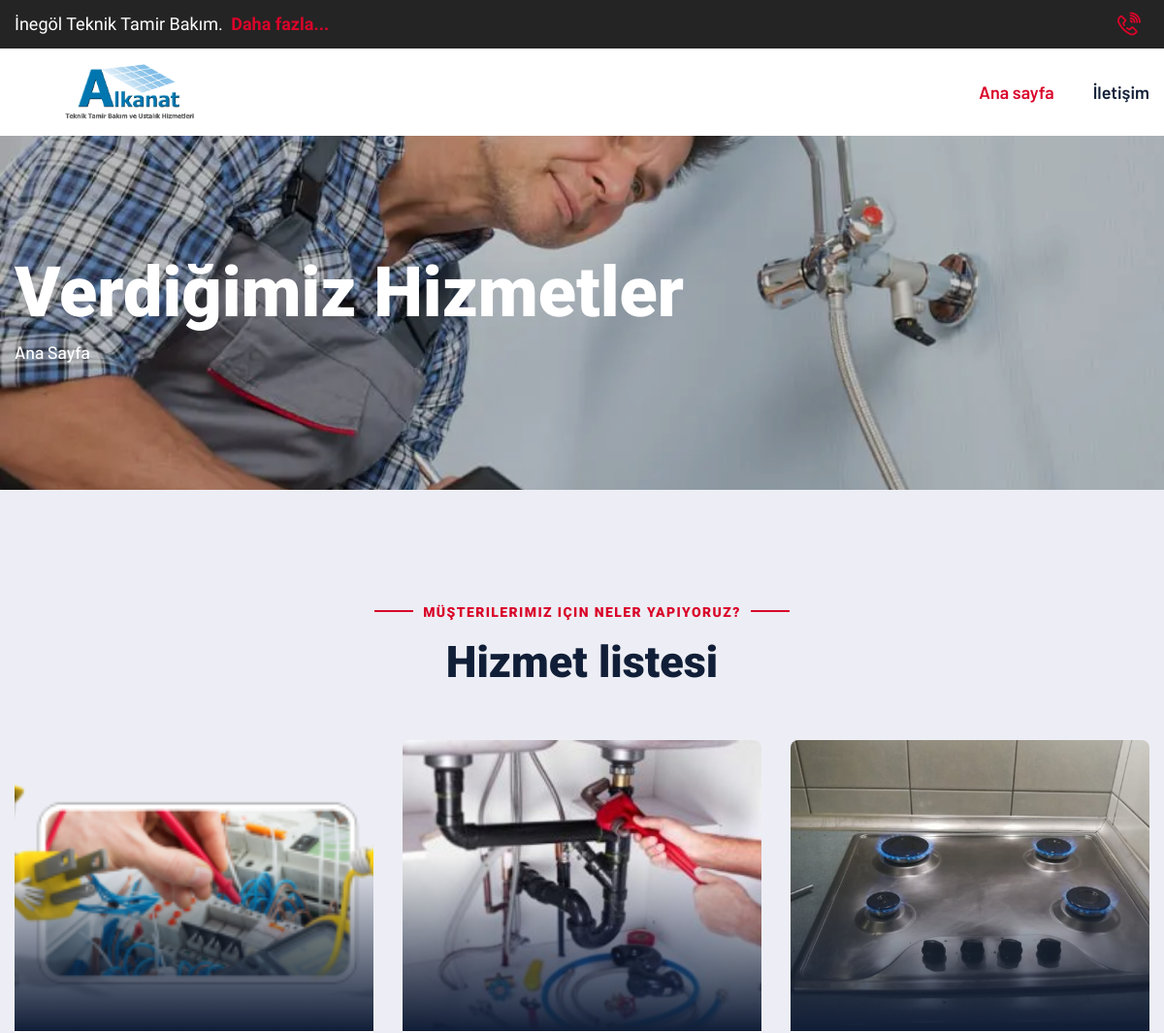
Before: / (upper part) with the older database file.
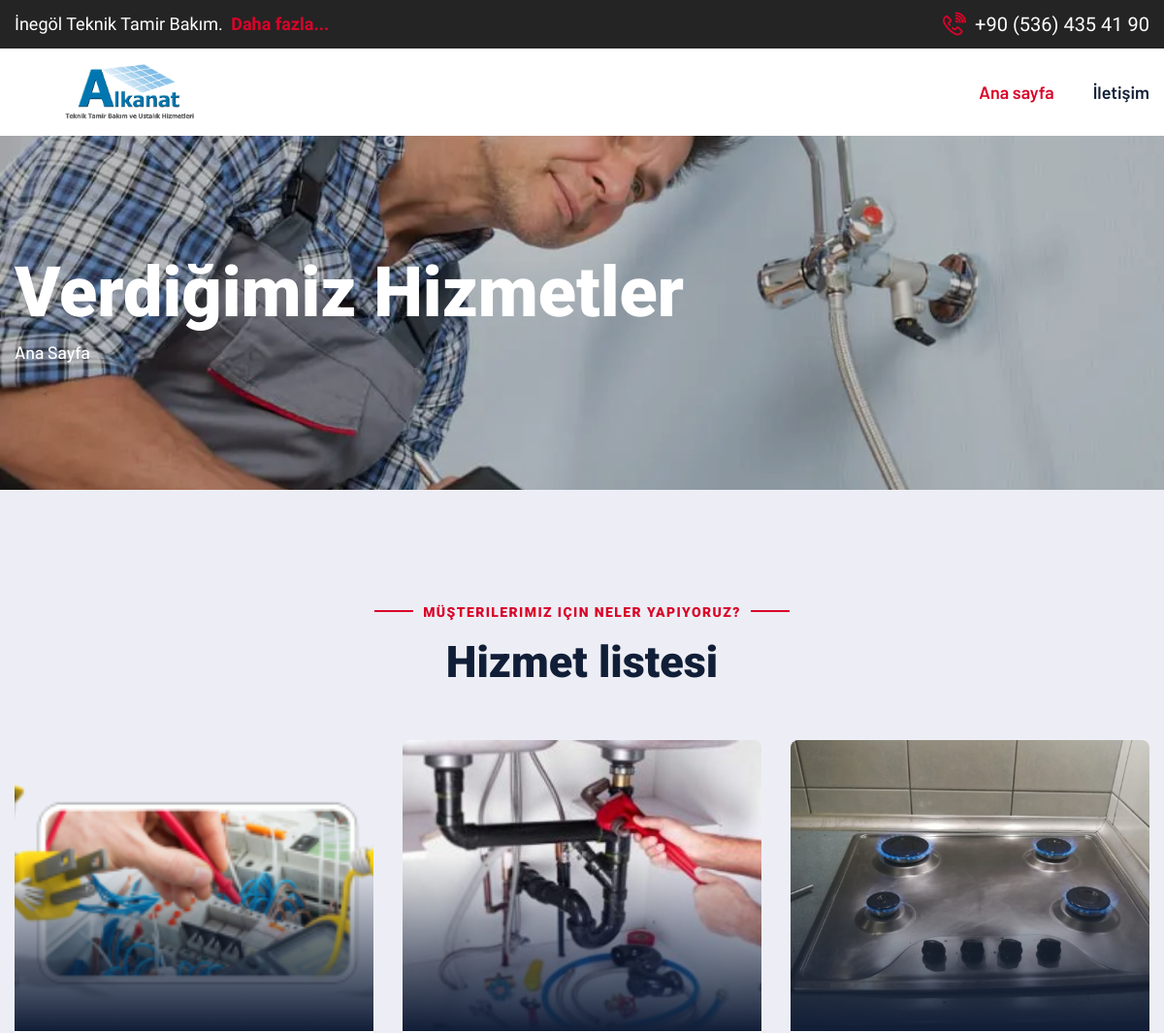
After: the same page with the newer database file.
### service/models.py (models this page shows, shortened)
class Service(models.Model):
    title = models.CharField('Başlık', max_length=255)
    slug = AutoSlugField('Slug', populate_from='title', unique=True)
    content = models.TextField('İçerik')
    excerpt = models.TextField('Kısa İçerik', blank=True, null=True)
    thumbnails = models.ManyToManyField(verbose_name='Görüntüler', to=Thumbnail, blank=True)
    def get_absolute_url(self):
        return reverse("service:service-detail", kwargs={"pk": self.pk})
    class Meta:
        verbose_name = 'Hizmet'
        verbose_name_plural = 'Hizmetler'

class Thumbnail(models.Model):
    image = models.ImageField('Görüntü', upload_to='service/thumbnails/')
    def __str__(self):
        return f'{self.image.url}'
    class Meta:
        verbose_name = 'Hizmet Görüntüsü'
        verbose_name_plural = 'Hizmet Görüntüleri'

class SingletonModel(models.Model):
    class Meta:
        abstract = True
    @classmethod
    def load(cls):
        obj, created = cls.objects.get_or_create(pk=1)
        return obj

class Settings(SingletonModel):
    contact_number = models.TextField('Telefon Numarası (0\'dan başlayan)', blank=True)
    contact_number_str = models.TextField('Telefon Numarası (Görsel İçerik)', blank=True)
    contact_number_wa = models.TextField('Telefon Numarası (Whatsapp 0\'dan başlayan)', blank=True)
    address = models.TextField('Adres', blank=True)
    email = models.EmailField('Kurumsal Eposta', blank=True)
    class Meta:
        verbose_name = 'Ayar'
        verbose_name_plural = 'Ayarlar'

### service/views.py (the view)
# urls.py: path('', views.HomeView.as_view(), name='home'),
class HomeView(generic.ListView):
    model = models.Service
    template_name = 'home.html'

### templatetags/__init__.py (called while the page is built)
@register.simple_tag
def get_setting(key):
	return getattr(Settings.load(), key, None)

### templates/home.html (shortened to what this page needs)
{% extends './origin/base.html' %}
{% load static %}
{% block content %}
  <section class="breadcrumb-area">
      <div class="breadcrumb-area-bg paroller" style="background-image: url({% static 'images/home-heading.webp' %})">
      </div>
      <div class="container">
          <div class="row">
              <div class="col-xl-12">
                  <div class="inner-content">
                      <div class="title">
                          <h2>
                              Verdiğimiz hizmetler
                          </h2>
                      </div>
                      <div class="breadcrumb-menu">
                          <ul>
                              <li>
                                  <a class="class" href="{% url 'service:home' %}">Ana sayfa</a>
                              </li>
                          </ul>
                      </div>
                  </div>
              </div>
          </div>
      </div>
  </section>
  <section class="service-page">
      <div class="container">
          <div class="sec-title text-center">
              <div class="sub-title">
                  <div class="border-left">
                  </div>
                  <h5>
                      Müşterilerimiz için neler yapıyoruz?
                  </h5>
                  <div class="border-right">
                  </div>
              </div>
              <h2>
                  Hizmet listesi
              </h2>
          </div>
          <div class="row">
              {% for object in object_list %}
                  <div class="col-xl-4 col-lg-6 col-md-6">
                      <div class="single-service-style7">
                          <div class="img-holder">
                              <div class="inner">
                                  <img src="{{ object.thumbnails.first }}" style="height: 300px; object-fit: cover" alt="no image">
                              </div>
                          </div>
                      </div>
                  </div>
              {% endfor %}
          </div>
      </div>
  </section>
{% endblock content %}

### templates/origin/base.html (shortened to what this page needs)
{% load static %}
<!DOCTYPE html>
<html lang="en">
      <head>
            <link rel="stylesheet"
                  href="https://cdnjs.cloudflare.com/ajax/libs/font-awesome/6.2.1/css/all.min.css"
/>
            <link rel="stylesheet"
                  href="{% static '' %}vendors/animate/animate.min.css"/>
            <link rel="stylesheet"
                  href="{% static '' %}vendors/animate/custom-animate.css"/>
            <link rel="stylesheet"
                  href="{% static '' %}vendors/bootstrap/css/bootstrap.min.css"/>
            <link rel="stylesheet"
                  href="{% static '' %}vendors/bxslider/jquery.bxslider.css"/>
            <link rel="stylesheet"
                  href="{% static '' %}vendors/fontawesome/css/all.min.css"/>
            <link rel="stylesheet"
                  href="{% static '' %}vendors/jquery-magnific-popup/jquery.magnific-popup.css"/>
            <link rel="stylesheet"
                  href="{% static '' %}vendors/jquery-ui/jquery-ui.css"/>
            <link rel="stylesheet"
                  href="{% static '' %}vendors/nice-select/nice-select.css"/>
            <link rel="stylesheet"
                  href="{% static '' %}vendors/odometer/odometer.min.css"/>
            <link rel="stylesheet"
                  href="{% static '' %}vendors/owl-carousel/owl.carousel.min.css"/>
            <link rel="stylesheet"
                  href="{% static '' %}vendors/owl-carousel/owl.theme.default.min.css"/>
            <link rel="stylesheet" href="{% static '' %}vendors/swiper/swiper.min.css" />
            <link rel="stylesheet" href="{% static '' %}vendors/vegas/vegas.min.css" />
            <link rel="stylesheet" href="{% static '' %}vendors/thm-icons/style.css">
            <link rel="stylesheet"
                  href="{% static '' %}vendors/language-switcher/polyglot-language-switcher.css">
            <link rel="stylesheet"
                  href="{% static '' %}vendors/fancybox/fancybox.min.css">
            <link rel="stylesheet" href="{% static '' %}vendors/aos/aos.css">
            <link rel="stylesheet"
                  href="{% static '' %}css/module-css/01-header-section.css">
            <link rel="stylesheet"
                  href="{% static '' %}css/module-css/02-banner-section.css">
            <link rel="stylesheet"
                  href="{% static '' %}css/module-css/03-about-section.css">
            <link rel="stylesheet"
                  href="{% static '' %}css/module-css/04-fact-counter-section.css">
            <link rel="stylesheet"
                  href="{% static '' %}css/module-css/05-testimonial-section.css">
            <link rel="stylesheet"
                  href="{% static '' %}css/module-css/06-partner-section.css">
            <link rel="stylesheet"
                  href="{% static '' %}css/module-css/07-footer-section.css">
            <link rel="stylesheet"
                  href="{% static '' %}css/module-css/08-blog-section.css">
            <link rel="stylesheet"
                  href="{% static '' %}css/module-css/09-breadcrumb-section.css">
            <link rel="stylesheet" href="{% static '' %}css/module-css/10-contact.css">
            <link rel="stylesheet" href="{% static '' %}css/style.css" />
            <link rel="stylesheet" href="{% static '' %}css/responsive.css" />
            <link rel="stylesheet" href="{% static '' %}css/custom.css" />
      </head>
      <body>
            <div class="page-wrapper boxed_wrapper">
                  {% include 'origin/header.html' %}
                  {% block content %}
                  {% endblock content %}
            </div>
      </body>
</html>

### templates/origin/header.html (shortened to what this page needs)
{% load static %}
{% load custom_templatetags %}
<header class="main-header main-header-style1">
    <div class="main-header-style1__top">
        <div class="container">
            <div class="outer-box">
                <div class="main-header-style1__top-left">
                    <h3>
                        İnegöl Teknik Tamir Bakım.
                        <a href="contact.html">Daha fazla...</a>
                    </h3>
                </div>
                <div class="main-header-style1__top-right">
                    <div class="phone-number-box-style1">
                        <span class="icon-phone"></span>
                        <a href="{% get_setting 'contact_number' %}">{% get_setting 'contact_number_str' %}</a>
                    </div>
                </div>
            </div>
        </div>
    </div>
    <nav class="main-menu main-menu-style1">
        <div class="main-menu__wrapper clearfix">
            <div class="container">
                <div class="main-menu__wrapper-inner">
                    <div class="main-menu-style1-left">
                        <div class="logo-box-style1">
                            <a href="{% url 'service:home' %}">
                                <img src="{% static '' %}images/resources/logo-1.png"
                                     alt="Awesome Logo"
                                     title="" style="height: 75px">
                            </a>
                        </div>
                    </div>
                    <div class="main-menu-style1-right">
                        <div class="main-menu-box">
                            <ul class="main-menu__list">
                                <li>
                                    <a href="{% url 'service:home' %}">Ana sayfa</a>
                                </li>
                                <li>
                                    <a href="{% url 'service:contact' %}">İletişim</a>
                                </li>
                            </ul>
                        </div>
                    </div>
                </div>
            </div>
        </div>
    </nav>
</header>

### templates/origin/footer.html (shortened to what this page needs)
{% load static %}
{% load custom_templatetags %}

### core/static/css/module-css/09-breadcrumb-section.css (style rules this page uses)
.breadcrumb-area { position: relative; display: block; overflow: hidden; padding: 119px 0 128px; z-index: 10; }
.breadcrumb-area-bg { position: absolute; top: -20px; left: 0; bottom: -20px; right: 0; background-attachment: scroll; background-position: center center; background-repeat: no-repeat; background-size: cover; z-index: -1; }
.breadcrumb-area-bg:before { content: ""; position: absolute; top: 0; left: 0; bottom: 0; right: 0; background: #000000; opacity: 0.20; z-index: -1; }
.breadcrumb-area .inner-content { position: relative; display: block; }
.breadcrumb-area .title { position: relative; display: block; overflow: hidden; z-index: 1; }
.breadcrumb-area .title h2 { color: #ffffff; font-size: 72px; line-height: 1.2em; font-weight: 900; text-transform: capitalize; }
.breadcrumb-menu { position: relative; display: block; line-height: 0; padding-top: 4px; z-index: 1; }
.breadcrumb-menu ul { position: relative; display: block; overflow: hidden; }
.breadcrumb-menu ul li { position: relative; float: left; color: #ffffff; font-size: 18px; line-height: 28px; font-weight: 500; text-transform: capitalize; padding-right: 12px; margin-right: 12px; }
.breadcrumb-menu ul li:before { content: ""; position: absolute; top: 9px; right: 0; bottom: 7px; width: 1px; background-color: #ffffff; transform: rotate(12deg); }
.breadcrumb-menu ul li:last-child:before { display: none; }
.breadcrumb-menu ul li:last-child { padding-right: 0; margin-right: 0; }
.breadcrumb-menu ul li a { color: #ffffff; transition: all 200ms linear; transition-delay: 0.1s; }

Changed rows visible on the page:
now on this page (row edited): Settings: contact_number_str "+90 (536) 435 41 90"
changed Settings: contact_number "+90 536 435 41 90" → "05364354190" (drawn)
